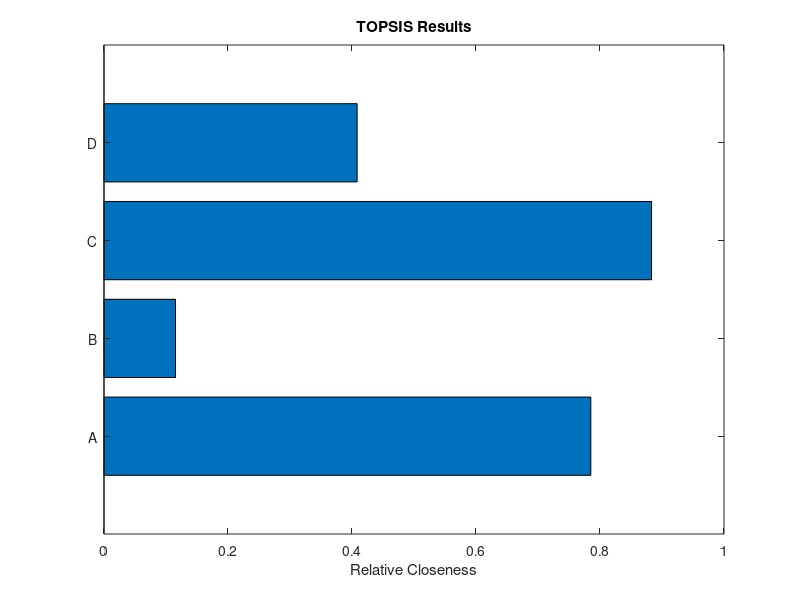

Write the MATLAB code that produced this figure.
% topsis_template.m — 简化版
function [C, ranking] = topsis_template()
    % 决策矩阵 (n_alt × n_crit)
    X = [100, 85, 0.95, 80;
         120, 92, 0.88, 75;
          95, 78, 0.92, 90;
         110, 88, 0.90, 85];
    [n_alt, n_crit] = size(X);

    % 权重
    w = [0.25, 0.30, 0.25, 0.20];

    % 正向化：指标2-4 极大型，指标1 极小型
    X(:,1) = max(X(:,1)) - X(:,1);

    % 向量归一化
    Z = X ./ sqrt(sum(X.^2, 1));

    % 加权
    V = Z .* w;

    % 理想解
    V_plus = max(V, [], 1);
    V_minus = min(V, [], 1);

    % 距离
    D_plus = sqrt(sum((V - V_plus).^2, 2));
    D_minus = sqrt(sum((V - V_minus).^2, 2));

    % 相对贴近度
    C = D_minus ./ (D_plus + D_minus + 1e-10);

    % 排名
    [~, idx] = sort(C, 'descend');
    ranking = zeros(n_alt, 1);
    ranking(idx) = 1:n_alt;

    fprintf('===== TOPSIS 结果 =====\n');
    for i = 1:n_alt
        fprintf('方案 %d: C = %.4f, 排名 = %d\n', i, C(i), ranking(i));
    end

    figure; barh(C);
    yticklabels({'A','B','C','D'});
    xlabel('Relative Closeness');
    title('TOPSIS Results');
end
